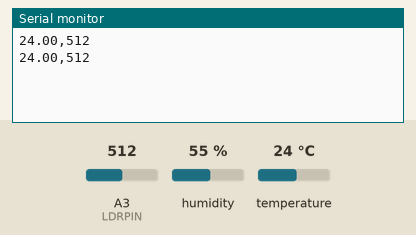
Recording of a sketch running on a simulated Arduino Uno, built with avr-gcc and run on an emulated ATmega328P. Parts: the last lines printed to the serial monitor. The inputs (shaded band) are chosen by the test bench; at power-on: temperature 24 °C, A3 (LDRPIN) = 512, humidity 55 %.

Above: at 1.8 s.
1.9 s: temperature set to 12 °C
At 3.3 s:
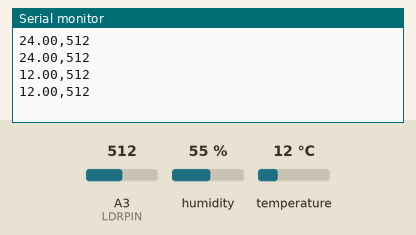
3.4 s: A3 (LDRPIN) set to 716
At 4.7 s:
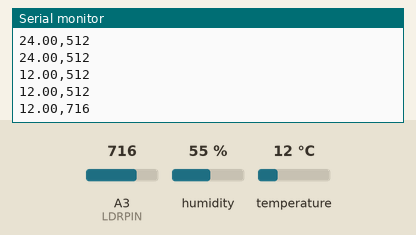
4.9 s: temperature set to 19 °C
At 5.9 s:
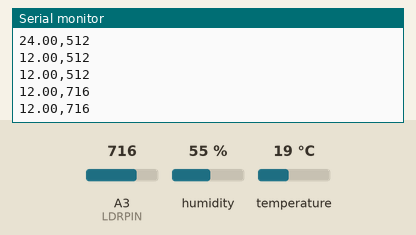
6.4 s: A3 (LDRPIN) set to 900
At 7.6 s:
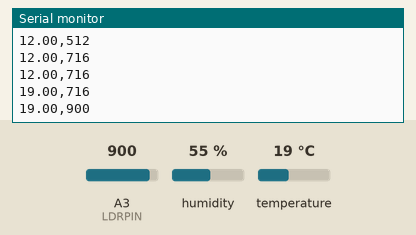
Timing chart, 0 to 8.9 s (numbered marks = the images above; inputs shaded):
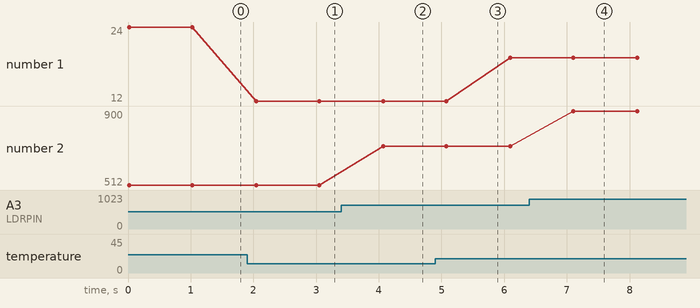

The sketch:

Slave_Seial.ino
```cpp
// Code by Aalok Sharma Kafle and Kushum K C
// Code for Peripheral (Slave)
// Data is collected for temperature from DHT11 and phototresistor form A3.

#include "DHT.h"  // Include the DHT sensor library

#define DHTPIN 2     // Define the digital pin connected to the DHT sensor
#define DHTTYPE DHT11   // Define the type of DHT sensor (DHT 11 in this case)
#define LDRPIN A3    // Define the analog pin connected to the Light Dependent Resistor (LDR)

DHT dht(DHTPIN, DHTTYPE);  // Create a DHT object with the defined pin and type

void setup() {  // Setup function runs once when the device is powered on or reset
  Serial.begin(9600);  // Start serial communication at 9600 baud rate for output
  dht.begin();  // Initialize the DHT sensor
}

void loop() {  // Main loop function runs repeatedly after setup
  float t = dht.readTemperature();  // Read the temperature from the DHT sensor
  int ldrReading = analogRead(LDRPIN); // Read the LDR value from the LDR sensor

  Serial.print(t); // Print the temperature value
  Serial.print(","); // Print a comma for separating the temperature and light intensity values
  Serial.println(ldrReading); // Print the light intensity value and move to the next line

  delay(1000);  // Wait for 1 second before the next loop iteration
}
```

Measured:
- after the input at 1.9 s, the serial monitor: prints a new line after 0.15 s (image 1)
- after the input at 3.4 s, the serial monitor: prints a new line after 0.67 s (image 2)
- after the input at 6.4 s, the serial monitor: prints a new line after 0.70 s (image 4)
- plotted number 1: 24 → 12 after the input at 1.9 s, 12 → 19 after the input at 4.9 s
- plotted number 2: 512 → 716 after the input at 3.4 s, 716 → 900 after the input at 6.4 s
